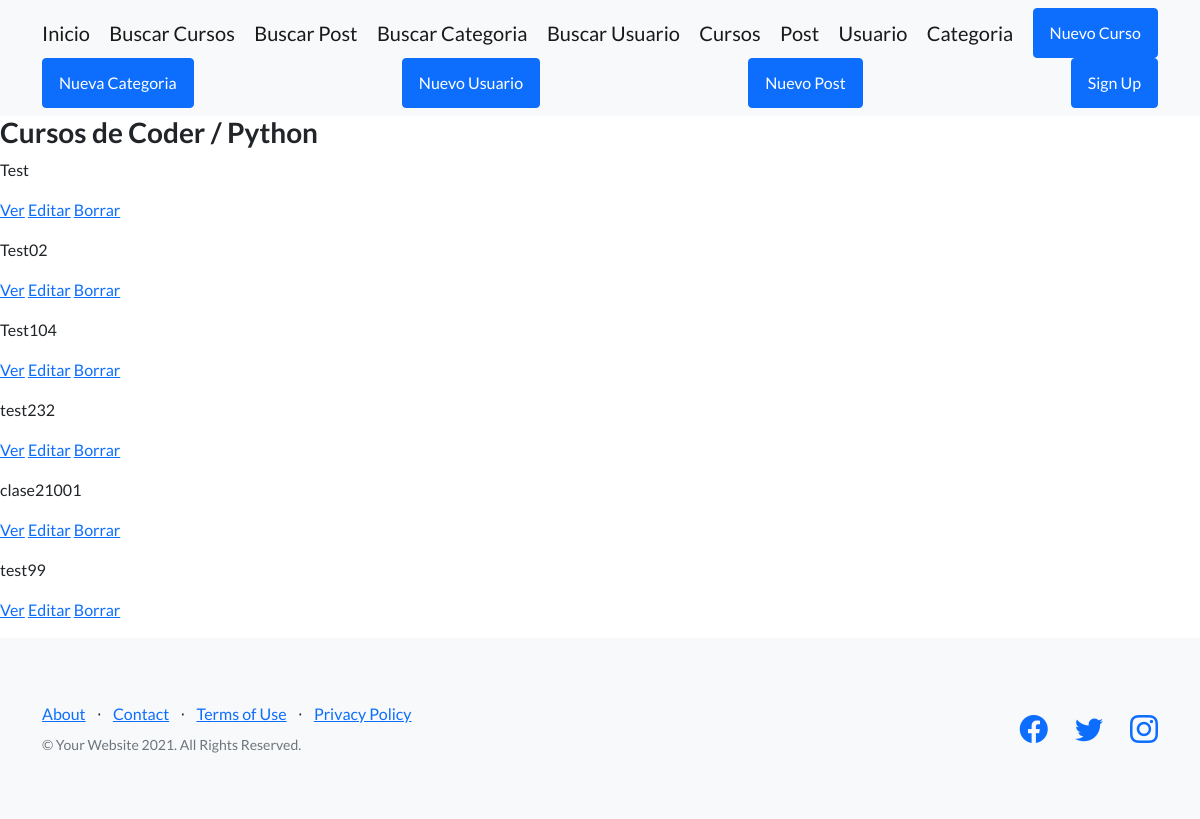
/AppCoder/curso/list/, run on an earlier commit of the app's database.
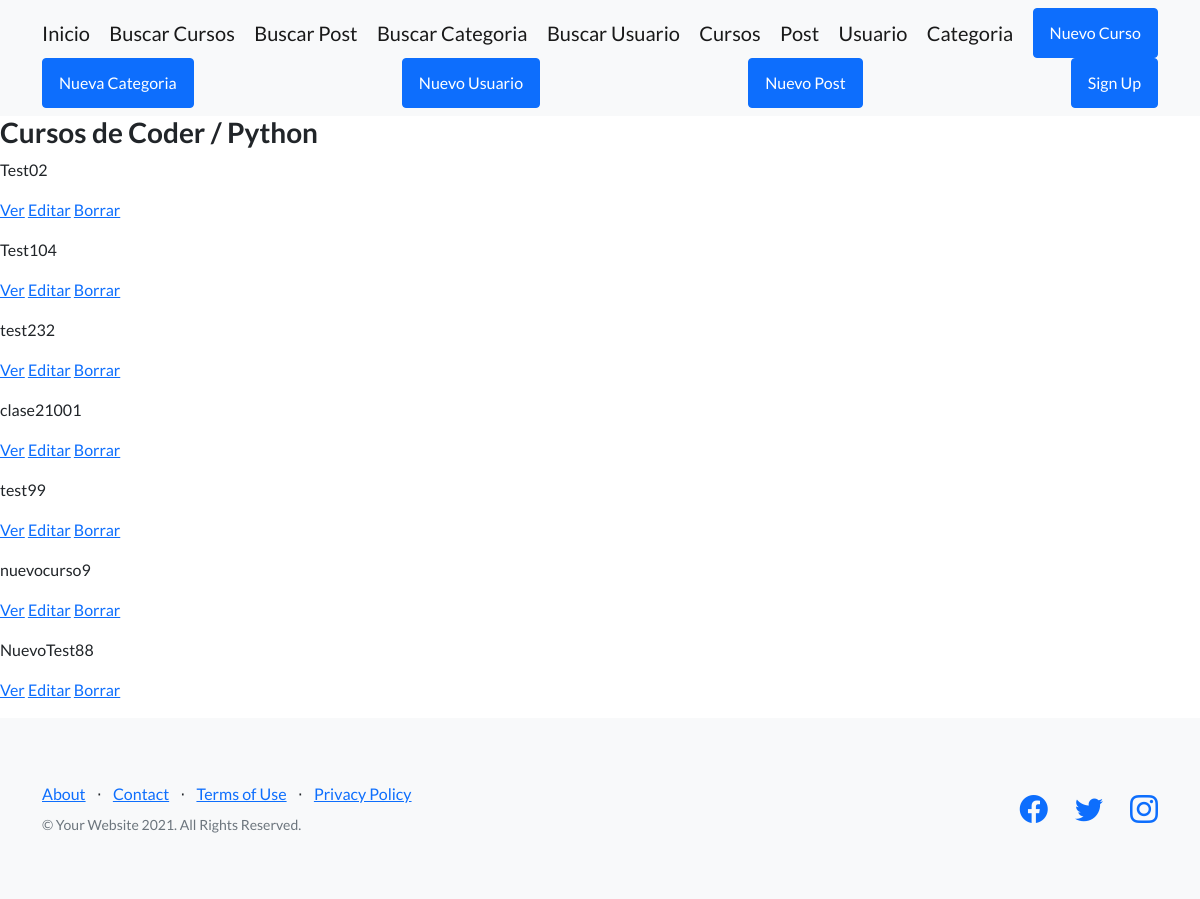
And on a later commit of the database.
### AppCoder/models.py (models this page shows)
class Curso(models.Model):
    nombre=models.CharField(max_length=40)
    camada=models.IntegerField()
    numero_dia=models.IntegerField()

### AppCoder/views.py (the view)
# urls.py: path('curso/list/', views.CursoList.as_view(),name='List'),
class CursoList(ListView):
    model = Curso
    template = 'AppCoder/curso_list.html'

### AppCoder/templates/AppCoder/curso_list.html
{% extends 'Appcoder/padre.html' %}
{% load static %}
{% block contenidoQueCambia %}
<h3> Cursos de Coder / Python </h3>
    <u1>
        {% for curso in object_list%}
            <p>{{curso.nombre}}</p>
            <p>
                <a href="{% url 'Detail' curso.id %}">Ver</a>
                <a href="{% url 'Edit' curso.id %}">Editar</a>
                <a href="{% url 'Delete' curso.id %}">Borrar</a>
            </p>
        {%endfor%}
    </u1>
{% endblock %}

### AppCoder/templates/AppCoder/padre.html (shortened to what this page needs)
<!DOCTYPE html>
<html lang="en">
    <head>
        {%load static%}
        <link href="https://cdn.jsdelivr.net/npm/bootstrap-icons@1.5.0/font/bootstrap-icons.css" rel="stylesheet" type="text/css" />
        <link href="{%static 'AppCoder/css/styles.css'%}" rel="stylesheet" />
    </head>
    <body>
        <nav class="navbar navbar-light bg-light static-top">
            <div class="container">
                <a class="navbar-brand" href="{% url 'Inicio' %}">Inicio</a>
                <a class="navbar-brand" href="{% url 'Buscar' %}">Buscar Cursos</a>
                <a class="navbar-brand" href="{% url 'BusquedaPost' %}">Buscar Post</a>
                <a class="navbar-brand" href="{% url 'BusquedaCategoria' %}">Buscar Categoria</a>
                <a class="navbar-brand" href="{% url 'BusquedaUsuario' %}">Buscar Usuario</a>
                <a class="navbar-brand" href="{% url 'List' %}">Cursos</a>
                <a class="navbar-brand" href="{% url 'Listpost' %}">Post</a>
                <a class="navbar-brand" href="{% url 'Listusuario' %}">Usuario</a>
                <a class="navbar-brand" href="{% url 'Listcategoria' %}">Categoria</a>
                <a class="btn btn-primary" href="{% url 'New' %}">Nuevo Curso</a>
                <a class="btn btn-primary" href="{% url 'Newcategoria' %}">Nueva Categoria</a>
                <a class="btn btn-primary" href="{% url 'Newusuario' %}">Nuevo Usuario</a>
                <a class="btn btn-primary" href="{% url 'Newpost' %}">Nuevo Post</a>
                <a class="btn btn-primary" href="#signup">Sign Up</a>
            </div>
        </nav>
        {% block contenidoQueCambia %}
        {% endblock %}
        <footer class="footer bg-light">
            <div class="container">
                <div class="row">
                    <div class="col-lg-6 h-100 text-center text-lg-start my-auto">
                        <ul class="list-inline mb-2">
                            <li class="list-inline-item"><a href="#!">About</a></li>
                            <li class="list-inline-item">⋅</li>
                            <li class="list-inline-item"><a href="#!">Contact</a></li>
                            <li class="list-inline-item">⋅</li>
                            <li class="list-inline-item"><a href="#!">Terms of Use</a></li>
                            <li class="list-inline-item">⋅</li>
                            <li class="list-inline-item"><a href="#!">Privacy Policy</a></li>
                        </ul>
                        <p class="text-muted small mb-4 mb-lg-0">&copy; Your Website 2021. All Rights Reserved.</p>
                    </div>
                    <div class="col-lg-6 h-100 text-center text-lg-end my-auto">
                        <ul class="list-inline mb-0">
                            <li class="list-inline-item me-4">
                                <a href="#!"><i class="bi-facebook fs-3"></i></a>
                            </li>
                            <li class="list-inline-item me-4">
                                <a href="#!"><i class="bi-twitter fs-3"></i></a>
                            </li>
                            <li class="list-inline-item">
                                <a href="#!"><i class="bi-instagram fs-3"></i></a>
                            </li>
                        </ul>
                    </div>
                </div>
            </div>
        </footer>
    </body>
</html>

What changed in the data, as far as the page shows it:
removed Curso: nombre "Test"
added Curso: nombre "nuevocurso9"
added Curso: nombre "NuevoTest88"
